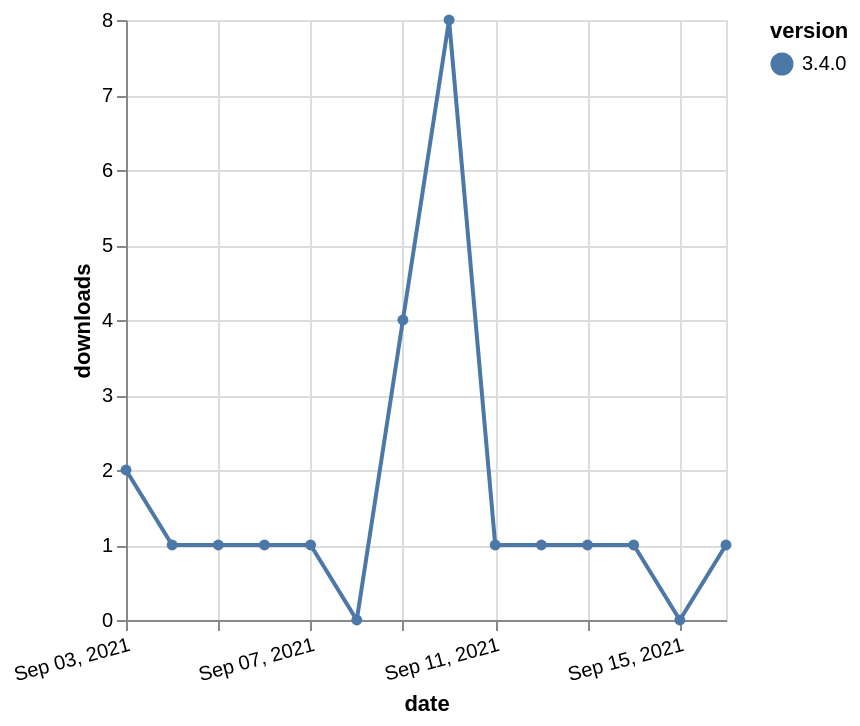

Describe this chart as a Vega-Lite specification.
### Vega-Lite specification from a JSON file in a GitHub repository (floating-point values rounded to 4 significant figures)
{"$schema": "https://vega.github.io/schema/vega-lite/v5.json", "description": "A simple bar chart with embedded data.", "data": {"values": [{"date": "2021-09-03", "total": 520, "delta": 2, "version": "3.4.0"}, {"date": "2021-09-04", "total": 521, "delta": 1, "version": "3.4.0"}, {"date": "2021-09-05", "total": 522, "delta": 1, "version": "3.4.0"}, {"date": "2021-09-06", "total": 523, "delta": 1, "version": "3.4.0"}, {"date": "2021-09-07", "total": 524, "delta": 1, "version": "3.4.0"}, {"date": "2021-09-08", "total": 524, "delta": 0, "version": "3.4.0"}, {"date": "2021-09-09", "total": 528, "delta": 4, "version": "3.4.0"}, {"date": "2021-09-10", "total": 536, "delta": 8, "version": "3.4.0"}, {"date": "2021-09-11", "total": 537, "delta": 1, "version": "3.4.0"}, {"date": "2021-09-12", "total": 538, "delta": 1, "version": "3.4.0"}, {"date": "2021-09-13", "total": 539, "delta": 1, "version": "3.4.0"}, {"date": "2021-09-14", "total": 540, "delta": 1, "version": "3.4.0"}, {"date": "2021-09-15", "total": 540, "delta": 0, "version": "3.4.0"}, {"date": "2021-09-16", "total": 541, "delta": 1, "version": "3.4.0"}]}, "width": "container", "mark": {"type": "line", "point": {"filled": true}}, "encoding": {"x": {"field": "date", "type": "temporal", "timeUnit": "yearmonthdate", "title": "date", "axis": {"labelAngle": -15}}, "y": {"field": "delta", "type": "quantitative", "title": "downloads"}, "color": {"field": "version", "type": "nominal"}, "tooltip": {"field": "delta"}}}
